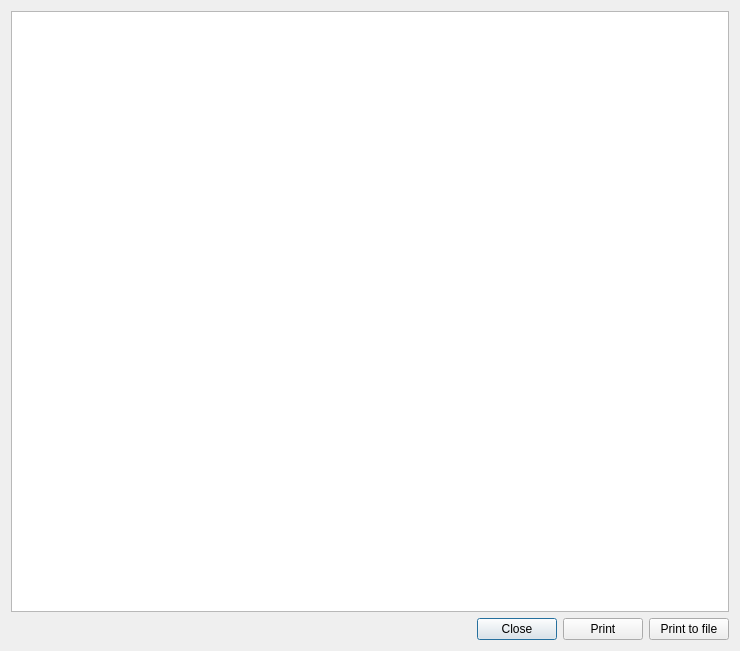
<?xml version="1.0" encoding="UTF-8"?>
<ui version="4.0">
 <class>printDialog</class>
 <widget class="QDialog" name="printDialog">
  <property name="geometry">
   <rect>
    <x>0</x>
    <y>0</y>
    <width>740</width>
    <height>651</height>
   </rect>
  </property>
  <property name="sizePolicy">
   <sizepolicy hsizetype="Preferred" vsizetype="Preferred">
    <horstretch>0</horstretch>
    <verstretch>0</verstretch>
   </sizepolicy>
  </property>
  <property name="minimumSize">
   <size>
    <width>740</width>
    <height>0</height>
   </size>
  </property>
  <property name="windowTitle">
   <string>Dialog</string>
  </property>
  <property name="windowIcon">
   <iconset resource="companion9x.qrc">
    <normaloff>:/images/print.png</normaloff>:/images/print.png</iconset>
  </property>
  <layout class="QVBoxLayout" name="verticalLayout">
   <item>
    <widget class="QTextEdit" name="textEdit">
     <property name="readOnly">
      <bool>true</bool>
     </property>
    </widget>
   </item>
   <item>
    <layout class="QHBoxLayout" name="horizontalLayout">
     <item>
      <spacer name="horizontalSpacer">
       <property name="orientation">
        <enum>Qt::Horizontal</enum>
       </property>
       <property name="sizeHint" stdset="0">
        <size>
         <width>40</width>
         <height>20</height>
        </size>
       </property>
      </spacer>
     </item>
     <item>
      <widget class="QPushButton" name="closeButton">
       <property name="text">
        <string>Close</string>
       </property>
      </widget>
     </item>
     <item>
      <widget class="QPushButton" name="printButton">
       <property name="text">
        <string>Print</string>
       </property>
      </widget>
     </item>
     <item>
      <widget class="QPushButton" name="printFileButton">
       <property name="text">
        <string>Print to file</string>
       </property>
      </widget>
     </item>
    </layout>
   </item>
  </layout>
 </widget>
 <resources>
  <include location="companion9x.qrc"/>
 </resources>
 <connections>
  <connection>
   <sender>closeButton</sender>
   <signal>clicked()</signal>
   <receiver>printDialog</receiver>
   <slot>reject()</slot>
   <hints>
    <hint type="sourcelabel">
     <x>739</x>
     <y>636</y>
    </hint>
    <hint type="destinationlabel">
     <x>565</x>
     <y>623</y>
    </hint>
   </hints>
  </connection>
 </connections>
</ui>
